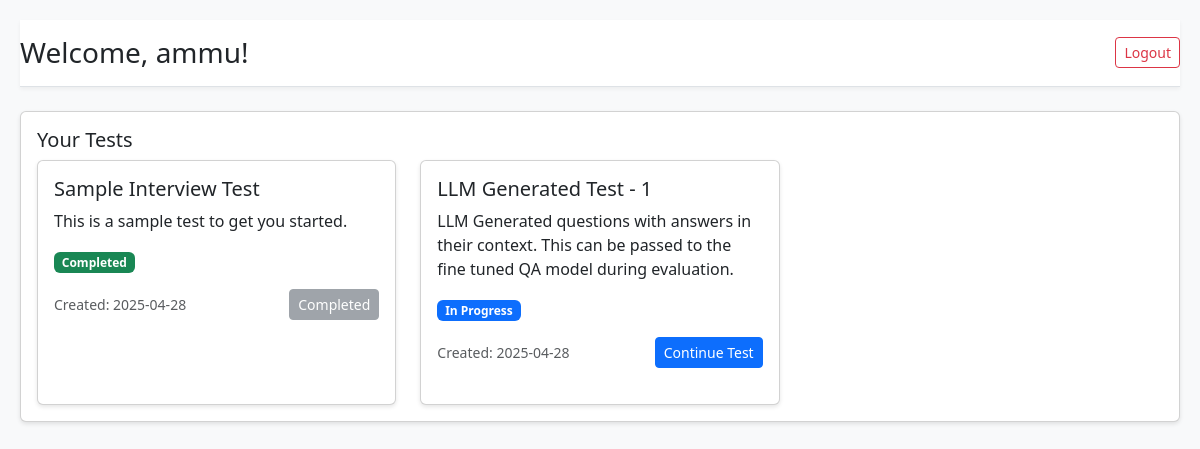
Before: /candidate (signed in) with the older database file.
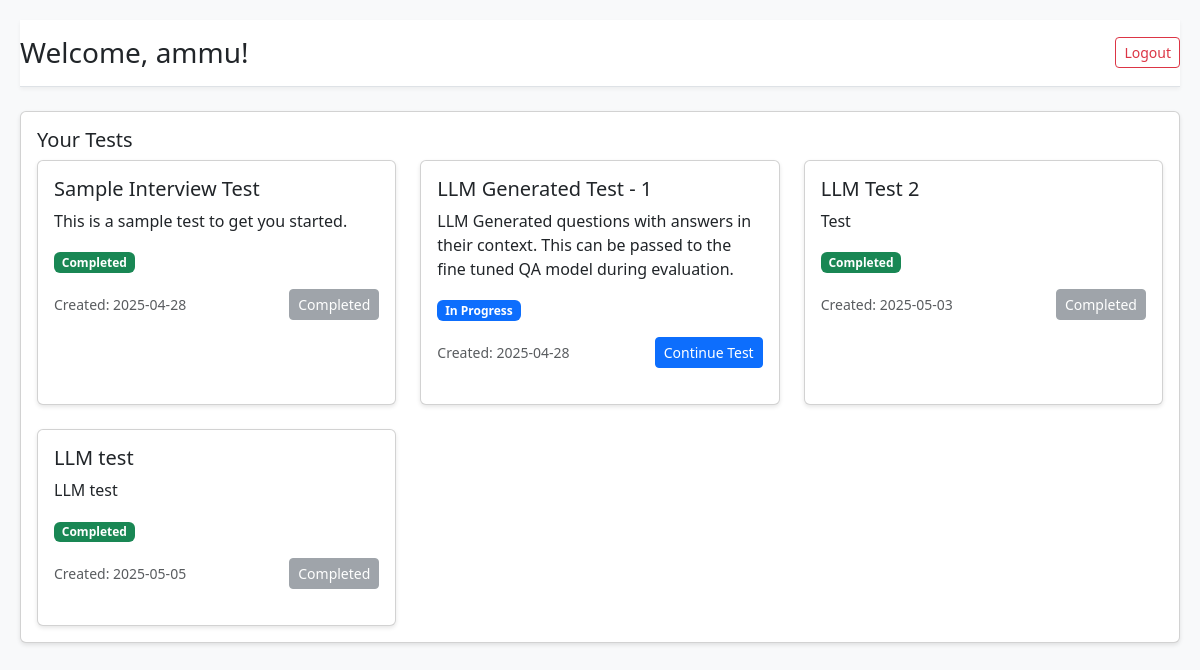
After: the same page with the newer database file.
### app.py (models this page shows)
class Test(db.Model):
    id = db.Column(db.Integer, primary_key=True)
    title = db.Column(db.String(100), nullable=False)
    description = db.Column(db.Text)
    candidate_id = db.Column(db.Integer, db.ForeignKey('candidate.id'), nullable=False)
    created_at = db.Column(db.DateTime, default=datetime.utcnow)
    status = db.Column(db.String(20), default='Pending')  # Pending, In Progress, Completed
    questions = db.relationship('Question', backref='test', lazy=True)

### app.py (the view, shortened to what this page needs)
@app.route('/candidate')
@login_required
@role_required('candidate')
def candidate_home():
    candidate = Candidate.query.filter_by(name=session['user']).first()
    tests = Test.query.filter_by(candidate_id=candidate.id).all()
    return render_template('candidate_home.html', tests=tests)

### app.py (called while the page is built)
def login_required(f):
    @wraps(f)
    def decorated_function(*args, **kwargs):
        if 'user' not in session:
            flash('Please log in first.', 'warning')
            return redirect(url_for('login'))
        return f(*args, **kwargs)
    return decorated_function

def role_required(role):
    def decorator(f):
        @wraps(f)
        def decorated_function(*args, **kwargs):
            if 'user' not in session or session['role'] != role:
                flash(f'You do not have permission to access this page.', 'danger')
                return redirect(url_for('login'))
            return f(*args, **kwargs)
        return decorated_function
    return decorator

### templates/candidate_home.html (shortened to what this page needs)
<!DOCTYPE html>
<html lang="en">
<head>
    <link href="https://cdn.jsdelivr.net/npm/bootstrap@5.3.0/dist/css/bootstrap.min.css" rel="stylesheet">
    <link rel="stylesheet" href="{{ url_for('static', filename='css/style.css') }}">
</head>
<body>
    <div class="container-fluid">
        <header class="py-3 border-bottom">
            <div class="d-flex justify-content-between align-items-center">
                <h1 class="h3 mb-0">Welcome, {{ session['user'] }}!</h1>
                <div class="d-flex align-items-center">
                    <a href="{{ url_for('logout') }}" class="btn btn-outline-danger btn-sm">Logout</a>
                </div>
            </div>
        </header>
        <div class="row mt-4">
            <div class="col-12">
                <div class="card">
                    <div class="card-body">
                        <h5 class="card-title">Your Tests</h5>
                        {% if tests %}
                            <div class="row row-cols-1 row-cols-md-2 row-cols-lg-3 g-4">
                                {% for test in tests %}
                                    <div class="col">
                                        <div class="card h-100">
                                            <div class="card-body">
                                                <h5 class="card-title">{{ test.title }}</h5>
                                                <p class="card-text">{{ test.description }}</p>
                                                <div class="mb-3">
                                                    <span class="badge {% if test.status == 'Pending' %}bg-warning
                                                                     {% elif test.status == 'In Progress' %}bg-primary
                                                                     {% else %}bg-success{% endif %}">
                                                        {{ test.status }}
                                                    </span>
                                                </div>
                                                <div class="d-flex justify-content-between align-items-center">
                                                    <small class="text-muted">Created: {{ test.created_at.strftime('%Y-%m-%d') }}</small>
                                                    {% if test.status != 'Completed' %}
                                                        <a href="{{ url_for('candidate_test', test_id=test.id) }}"
                                                           class="btn btn-primary btn-sm">
                                                            {% if test.status == 'Pending' %}Start Test
                                                            {% else %}Continue Test{% endif %}
                                                        </a>
                                                    {% else %}
                                                        <button class="btn btn-secondary btn-sm" disabled>Completed</button>
                                                    {% endif %}
                                                </div>
                                            </div>
                                        </div>
                                    </div>
                                {% endfor %}
                            </div>
                        {% else %}
                            <div class="alert alert-info">
                                No tests have been assigned to you yet. Please check back later.
                            </div>
                        {% endif %}
                    </div>
                </div>
            </div>
        </div>
    </div>
</body>
</html>

Changed rows visible on the page:
added Test: title "LLM Test 2", description "Test", status "Completed", created_at "2025-05-03"
added Test: title "LLM test", description "LLM test", status "Completed", created_at "2025-05-05"
